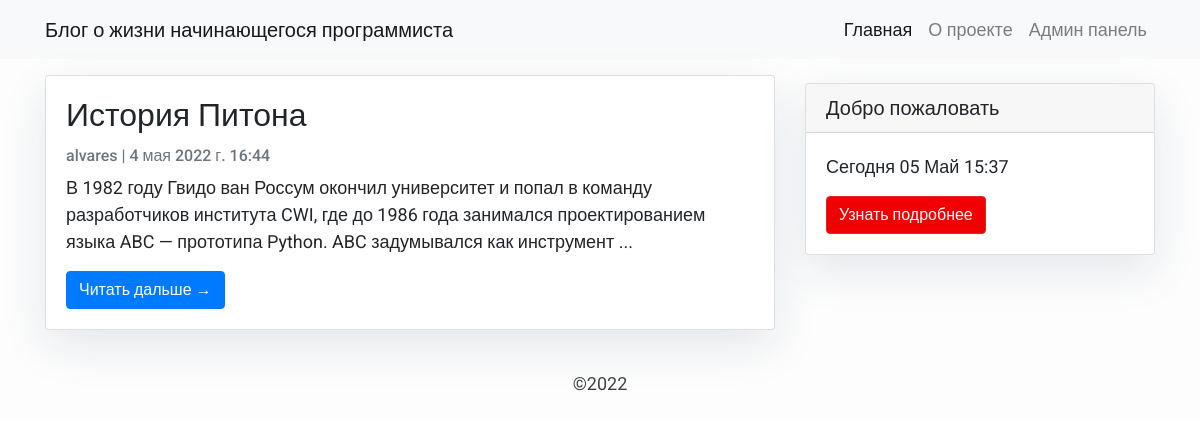
The page / on the database its author committed.
### myblog/models.py (models this page shows, shortened)
class Post(models.Model):
    title = models.CharField(max_length=200, unique=True)
    slug = models.SlugField(max_length=200, unique=True)
    author = models.ForeignKey(User, on_delete=models.CASCADE, related_name='blog_posts')
    updated_on = models.DateTimeField(auto_now=True)
    content = models.TextField()
    created_on = models.DateTimeField(auto_now_add=True)
    status = models.IntegerField(choices=STATUS, default=0)
    class Meta:
        ordering = ['-created_on']

### myblog/views.py (the view)
# urls.py: path('', views.PostList.as_view(), name='home'),
class PostList(generic.ListView):
    queryset = Post.objects.filter(status=1).order_by('-created_on')
    template_name = 'index.html'

### templates/index.html (shortened to what this page needs)
{% extends "base.html" %}
{% block content %}
<div class="container">
    <div class="row">
        <div class="col-md-8 mt-3 left">
            {% for post in post_list %}
            <div class="card mb-4">
                <div class="card-body">
                    <h2 class="card-title">{{ post.title }}</h2>
                    <p class="card-text text-muted h6">{{ post.author }} | {{ post.created_on}} </p>
                    <p class="card-text">{{post.content|slice:":200" }}...</p>
                    <a href="{% url 'post_detail' post.slug  %}" class="btn btn-primary">Читать дальше &rarr;</a>
                </div>
            </div>
            {% endfor %}
        </div>
        {% block sidebar %} {% include 'sidebar.html' %} {% endblock sidebar %}
    </div>
</div>
{%endblock%}

### templates/base.html (style rules this page uses)
body { font-family: "Roboto", sans-serif; font-size: 17px; background-color: #fdfdfd; }

### templates/index.html (style rules this page uses)
body { font-family: "Roboto", sans-serif; font-size: 18px; background-color: #fdfdfd; }
.card { box-shadow: 0 16px 48px #E3E7EB; }

### templates/sidebar.html (style rules this page uses)
.card { box-shadow: 0 16px 48px #E3E7EB; }

### rows shown on the page
Post: title "История Питона", author "alvares", created_on "4 мая 2022 г. 16:44", content "В 1982 году Гвидо ван Россум окончил университет и попал в команду разработчиков института CWI, где до 1986 года занимался проектированием языка ABC — прототипа Python. ABC задумывался как инструмент"

### other values the page prints
{{ today_str }} "05 Май 15:37"
